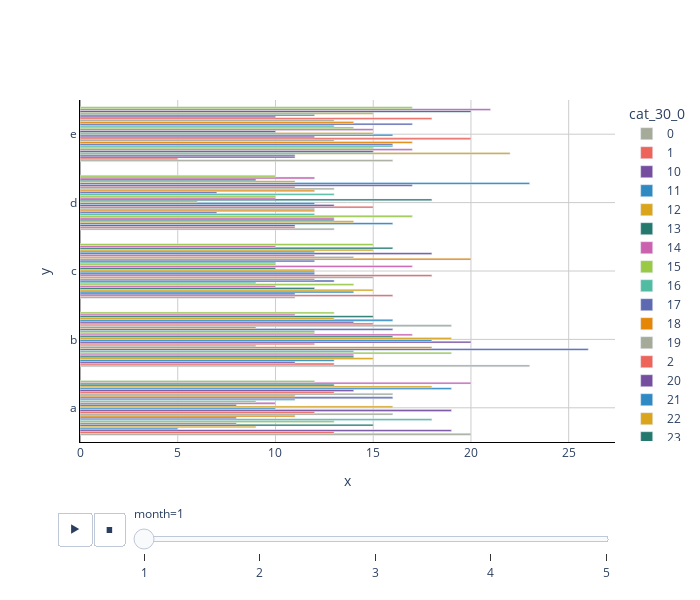

This figure's notebook cell:
### Code cell
import plotly.express as px

fig = px.bar(df.groupby(['cat_5_0','month',  'cat_30_0'])['date'].count().reset_index(), 
            x="date", y="cat_5_0", animation_frame="month",
            color="cat_30_0", 
            color_discrete_sequence=px.colors.qualitative.Vivid_r, barmode='relative', orientation='h', title='x', subtitle='X')

plotlymodex.main_layout(fig, barmode='group')

### Figure 1 — Plotly figure (JSON) as saved in the notebook; plotly's stock layout.template omitted (floating-point values rounded to 4 significant figures)
{"data": [{"hovertemplate": "x: %{x}<br>y: %{y}", "legendgroup": "0", "marker": {"color": "rgb(165, 170, 153)", "pattern": {"shape": ""}}, "name": "0", "orientation": "h", "showlegend": true, "textposition": "auto", "type": "bar", "x": [20, 23, 11, 13, 16], "xaxis": "x", "y": ["a", "b", "c", "d", "e"], "yaxis": "y"}, {"hovertemplate": "x: %{x}<br>y: %{y}", "legendgroup": "1", "marker": {"color": "rgb(237, 100, 90)", "pattern": {"shape": ""}}, "name": "1", "orientation": "h", "showlegend": true, "textposition": "auto", "type": "bar", "x": [13, 13, 16, 11, 5], "xaxis": "x", "y": ["a", "b", "c", "d", "e"], "yaxis": "y"}, {"hovertemplate": "x: %{x}<br>y: %{y}", "legendgroup": "10", "marker": {"color": "rgb(118, 78, 159)", "pattern": {"shape": ""}}, "name": "10", "orientation": "h", "showlegend": true, "textposition": "auto", "type": "bar", "x": [19, 11, 11, 11, 11], "xaxis": "x", "y": ["a", "b", "c", "d", "e"], "yaxis": "y"}, {"hovertemplate": "x: %{x}<br>y: %{y}", "legendgroup": "11", "marker": {"color": "rgb(47, 138, 196)", "pattern": {"shape": ""}}, "name": "11", "orientation": "h", "showlegend": true, "textposition": "auto", "type": "bar", "x": [5, 13, 14, 16, 11], "xaxis": "x", "y": ["a", "b", "c", "d", "e"], "yaxis": "y"}, {"hovertemplate": "x: %{x}<br>y: %{y}", "legendgroup": "12", "marker": {"color": "rgb(218, 165, 27)", "pattern": {"shape": ""}}, "name": "12", "orientation": "h", "showlegend": true, "textposition": "auto", "type": "bar", "x": [9, 15, 15, 14, 22], "xaxis": "x", "y": ["a", "b", "c", "d", "e"], "yaxis": "y"}, {"hovertemplate": "x: %{x}<br>y: %{y}", "legendgroup": "13", "marker": {"color": "rgb(36, 121, 108)", "pattern": {"shape": ""}}, "name": "13", "orientation": "h", "showlegend": true, "textposition": "auto", "type": "bar", "x": [15, 14, 12, 13, 15], "xaxis": "x", "y": ["a", "b", "c", "d", "e"], "yaxis": "y"}, {"hovertemplate": "x: %{x}<br>y: %{y}", "legendgroup": "14", "marker": {"color": "rgb(204, 97, 176)", "pattern": {"shape": ""}}, "name": "14", "orientation": "h", "showlegend": true, "textposition": "auto", "type": "bar", "x": [8, 14, 10, 13, 17], "xaxis": "x", "y": ["a", "b", "c", "d", "e"], "yaxis": "y"}, {"hovertemplate": "x: %{x}<br>y: %{y}", "legendgroup": "15", "marker": {"color": "rgb(153, 201, 69)", "pattern": {"shape": ""}}, "name": "15", "orientation": "h", "showlegend": true, "textposition": "auto", "type": "bar", "x": [13, 19, 14, 17, 15], "xaxis": "x", "y": ["a", "b", "c", "d", "e"], "yaxis": "y"}, {"hovertemplate": "x: %{x}<br>y: %{y}", "legendgroup": "16", "marker": {"color": "rgb(82, 188, 163)", "pattern": {"shape": ""}}, "name": "16", "orientation": "h", "showlegend": true, "textposition": "auto", "type": "bar", "x": [18, 14, 9, 12, 16], "xaxis": "x", "y": ["a", "b", "c", "d", "e"], "yaxis": "y"}, {"hovertemplate": "x: %{x}<br>y: %{y}", "legendgroup": "17", "marker": {"color": "rgb(93, 105, 177)", "pattern": {"shape": ""}}, "name": "17", "orientation": "h", "showlegend": true, "textposition": "auto", "type": "bar", "x": [8, 26, 13, 7, 16], "xaxis": "x", "y": ["a", "b", "c", "d", "e"], "yaxis": "y"}, {"hovertemplate": "x: %{x}<br>y: %{y}", "legendgroup": "18", "marker": {"color": "rgb(229, 134, 6)", "pattern": {"shape": ""}}, "name": "18", "orientation": "h", "showlegend": true, "textposition": "auto", "type": "bar", "x": [11, 18, 12, 12, 17], "xaxis": "x", "y": ["a", "b", "c", "d", "e"], "yaxis": "y"}, {"hovertemplate": "x: %{x}<br>y: %{y}", "legendgroup": "19", "marker": {"color": "rgb(165, 170, 153)", "pattern": {"shape": ""}}, "name": "19", "orientation": "h", "showlegend": true, "textposition": "auto", "type": "bar", "x": [16, 9, 15, 12, 13], "xaxis": "x", "y": ["a", "b", "c", "d", "e"], "yaxis": "y"}, {"hovertemplate": "x: %{x}<br>y: %{y}", "legendgroup": "2", "marker": {"color": "rgb(237, 100, 90)", "pattern": {"shape": ""}}, "name": "2", "orientation": "h", "showlegend": true, "textposition": "auto", "type": "bar", "x": [12, 12, 18, 15, 20], "xaxis": "x", "y": ["a", "b", "c", "d", "e"], "yaxis": "y"}, {"hovertemplate": "x: %{x}<br>y: %{y}", "legendgroup": "20", "marker": {"color": "rgb(118, 78, 159)", "pattern": {"shape": ""}}, "name": "20", "orientation": "h", "showlegend": true, "textposition": "auto", "type": "bar", "x": [19, 20, 12, 13, 12], "xaxis": "x", "y": ["a", "b", "c", "d", "e"], "yaxis": "y"}, {"hovertemplate": "x: %{x}<br>y: %{y}", "legendgroup": "21", "marker": {"color": "rgb(47, 138, 196)", "pattern": {"shape": ""}}, "name": "21", "orientation": "h", "showlegend": true, "textposition": "auto", "type": "bar", "x": [10, 18, 12, 12, 16], "xaxis": "x", "y": ["a", "b", "c", "d", "e"], "yaxis": "y"}, {"hovertemplate": "x: %{x}<br>y: %{y}", "legendgroup": "22", "marker": {"color": "rgb(218, 165, 27)", "pattern": {"shape": ""}}, "name": "22", "orientation": "h", "showlegend": true, "textposition": "auto", "type": "bar", "x": [16, 19, 12, 6, 15], "xaxis": "x", "y": ["a", "b", "c", "d", "e"], "yaxis": "y"}, {"hovertemplate": "x: %{x}<br>y: %{y}", "legendgroup": "23", "marker": {"color": "rgb(36, 121, 108)", "pattern": {"shape": ""}}, "name": "23", "orientation": "h", "showlegend": true, "textposition": "auto", "type": "bar", "x": [8, 16, 10, 18, 10], "xaxis": "x", "y": ["a", "b", "c", "d", "e"], "yaxis": "y"}, {"hovertemplate": "x: %{x}<br>y: %{y}", "legendgroup": "24", "marker": {"color": "rgb(204, 97, 176)", "pattern": {"shape": ""}}, "name": "24", "orientation": "h", "showlegend": true, "textposition": "auto", "type": "bar", "x": [10, 17, 17, 10, 15], "xaxis": "x", "y": ["a", "b", "c", "d", "e"], "yaxis": "y"}, {"hovertemplate": "x: %{x}<br>y: %{y}", "legendgroup": "25", "marker": {"color": "rgb(153, 201, 69)", "pattern": {"shape": ""}}, "name": "25", "orientation": "h", "showlegend": true, "textposition": "auto", "type": "bar", "x": [9, 12, 10, 10, 14], "xaxis": "x", "y": ["a", "b", "c", "d", "e"], "yaxis": "y"}, {"hovertemplate": "x: %{x}<br>y: %{y}", "legendgroup": "26", "marker": {"color": "rgb(82, 188, 163)", "pattern": {"shape": ""}}, "name": "26", "orientation": "h", "showlegend": true, "textposition": "auto", "type": "bar", "x": [11, 12, 10, 13, 13], "xaxis": "x", "y": ["a", "b", "c", "d", "e"], "yaxis": "y"}, {"hovertemplate": "x: %{x}<br>y: %{y}", "legendgroup": "27", "marker": {"color": "rgb(93, 105, 177)", "pattern": {"shape": ""}}, "name": "27", "orientation": "h", "showlegend": true, "textposition": "auto", "type": "bar", "x": [16, 16, 12, 7, 17], "xaxis": "x", "y": ["a", "b", "c", "d", "e"], "yaxis": "y"}, {"hovertemplate": "x: %{x}<br>y: %{y}", "legendgroup": "28", "marker": {"color": "rgb(229, 134, 6)", "pattern": {"shape": ""}}, "name": "28", "orientation": "h", "showlegend": true, "textposition": "auto", "type": "bar", "x": [11, 9, 20, 12, 14], "xaxis": "x", "y": ["a", "b", "c", "d", "e"], "yaxis": "y"}, {"hovertemplate": "x: %{x}<br>y: %{y}", "legendgroup": "29", "marker": {"color": "rgb(165, 170, 153)", "pattern": {"shape": ""}}, "name": "29", "orientation": "h", "showlegend": true, "textposition": "auto", "type": "bar", "x": [16, 19, 14, 13, 13], "xaxis": "x", "y": ["a", "b", "c", "d", "e"], "yaxis": "y"}, {"hovertemplate": "x: %{x}<br>y: %{y}", "legendgroup": "3", "marker": {"color": "rgb(237, 100, 90)", "pattern": {"shape": ""}}, "name": "3", "orientation": "h", "showlegend": true, "textposition": "auto", "type": "bar", "x": [13, 15, 12, 11, 18], "xaxis": "x", "y": ["a", "b", "c", "d", "e"], "yaxis": "y"}, {"hovertemplate": "x: %{x}<br>y: %{y}", "legendgroup": "4", "marker": {"color": "rgb(118, 78, 159)", "pattern": {"shape": ""}}, "name": "4", "orientation": "h", "showlegend": true, "textposition": "auto", "type": "bar", "x": [14, 14, 18, 17, 10], "xaxis": "x", "y": ["a", "b", "c", "d", "e"], "yaxis": "y"}, {"hovertemplate": "x: %{x}<br>y: %{y}", "legendgroup": "5", "marker": {"color": "rgb(47, 138, 196)", "pattern": {"shape": ""}}, "name": "5", "orientation": "h", "showlegend": true, "textposition": "auto", "type": "bar", "x": [19, 16, 12, 23, 12], "xaxis": "x", "y": ["a", "b", "c", "d", "e"], "yaxis": "y"}, {"hovertemplate": "x: %{x}<br>y: %{y}", "legendgroup": "6", "marker": {"color": "rgb(218, 165, 27)", "pattern": {"shape": ""}}, "name": "6", "orientation": "h", "showlegend": true, "textposition": "auto", "type": "bar", "x": [18, 13, 15, 11, 15], "xaxis": "x", "y": ["a", "b", "c", "d", "e"], "yaxis": "y"}, {"hovertemplate": "x: %{x}<br>y: %{y}", "legendgroup": "7", "marker": {"color": "rgb(36, 121, 108)", "pattern": {"shape": ""}}, "name": "7", "orientation": "h", "showlegend": true, "textposition": "auto", "type": "bar", "x": [13, 15, 16, 9, 20], "xaxis": "x", "y": ["a", "b", "c", "d", "e"], "yaxis": "y"}, {"hovertemplate": "x: %{x}<br>y: %{y}", "legendgroup": "8", "marker": {"color": "rgb(204, 97, 176)", "pattern": {"shape": ""}}, "name": "8", "orientation": "h", "showlegend": true, "textposition": "auto", "type": "bar", "x": [20, 11, 10, 12, 21], "xaxis": "x", "y": ["a", "b", "c", "d", "e"], "yaxis": "y"}, {"hovertemplate": "x: %{x}<br>y: %{y}", "legendgroup": "9", "marker": {"color": "rgb(153, 201, 69)", "pattern": {"shape": ""}}, "name": "9", "orientation": "h", "showlegend": true, "textposition": "auto", "type": "bar", "x": [12, 13, 15, 10, 17], "xaxis": "x", "y": ["a", "b", "c", "d", "e"], "yaxis": "y"}], "layout": {"barmode": "group", "height": 600, "legend": {"bgcolor": "#ffffff", "bordercolor": "#ffffff", "borderwidth": 1, "orientation": "v", "title": {"text": "cat_30_0"}, "tracegroupgap": 0}, "paper_bgcolor": "white", "plot_bgcolor": "white", "showlegend": true, "sliders": [{"active": 0, "currentvalue": {"prefix": "month="}, "len": 0.9, "pad": {"b": 10, "t": 60}, "steps": [{"args": [["1"], {"frame": {"duration": 0, "redraw": true}, "fromcurrent": true, "mode": "immediate", "transition": {"duration": 0, "easing": "linear"}}], "label": "1", "method": "animate"}, {"args": [["2"], {"frame": {"duration": 0, "redraw": true}, "fromcurrent": true, "mode": "immediate", "transition": {"duration": 0, "easing": "linear"}}], "label": "2", "method": "animate"}, {"args": [["3"], {"frame": {"duration": 0, "redraw": true}, "fromcurrent": true, "mode": "immediate", "transition": {"duration": 0, "easing": "linear"}}], "label": "3", "method": "animate"}, {"args": [["4"], {"frame": {"duration": 0, "redraw": true}, "fromcurrent": true, "mode": "immediate", "transition": {"duration": 0, "easing": "linear"}}], "label": "4", "method": "animate"}, {"args": [["5"], {"frame": {"duration": 0, "redraw": true}, "fromcurrent": true, "mode": "immediate", "transition": {"duration": 0, "easing": "linear"}}], "label": "5", "method": "animate"}], "x": 0.1, "xanchor": "left", "y": 0, "yanchor": "top"}], "title": {}, "updatemenus": [{"buttons": [{"args": [null, {"frame": {"duration": 500, "redraw": true}, "fromcurrent": true, "mode": "immediate", "transition": {"duration": 500, "easing": "linear"}}], "label": "&#9654;", "method": "animate"}, {"args": [[null], {"frame": {"duration": 0, "redraw": true}, "fromcurrent": true, "mode": "immediate", "transition": {"duration": 0, "easing": "linear"}}], "label": "&#9724;", "method": "animate"}], "direction": "left", "pad": {"r": 10, "t": 70}, "showactive": false, "type": "buttons", "x": 0.1, "xanchor": "right", "y": 0, "yanchor": "top"}], "width": 700, "xaxis": {"anchor": "y", "domain": [0, 1], "gridcolor": "#CCCCCC", "linecolor": "black", "showgrid": true, "title": {"text": "x"}, "type": "-", "zerolinecolor": "#AAAAAA"}, "yaxis": {"anchor": "x", "domain": [0, 1], "gridcolor": "#CCCCCC", "linecolor": "black", "showgrid": true, "title": {"text": "y"}, "type": "-", "zerolinecolor": "#AAAAAA"}}}
